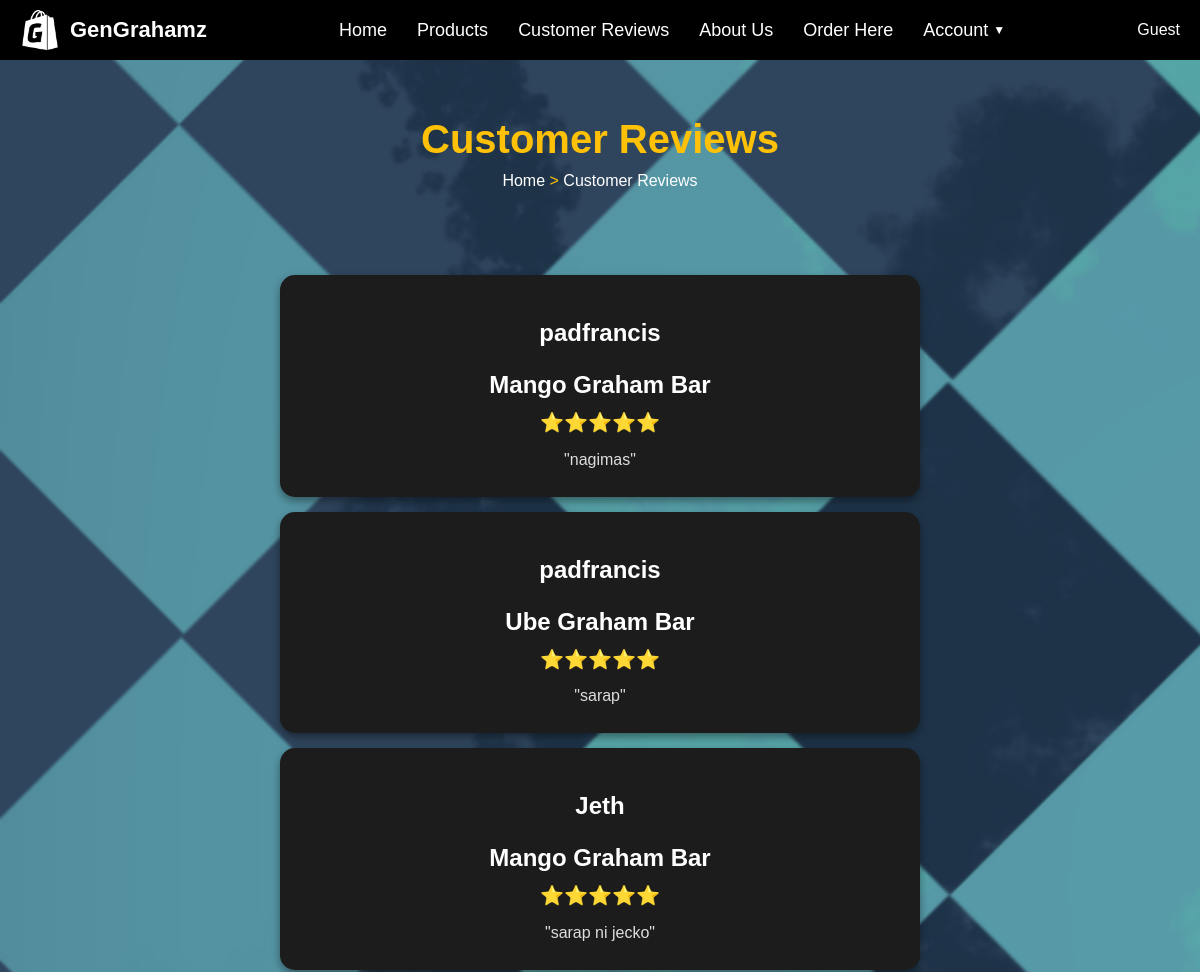
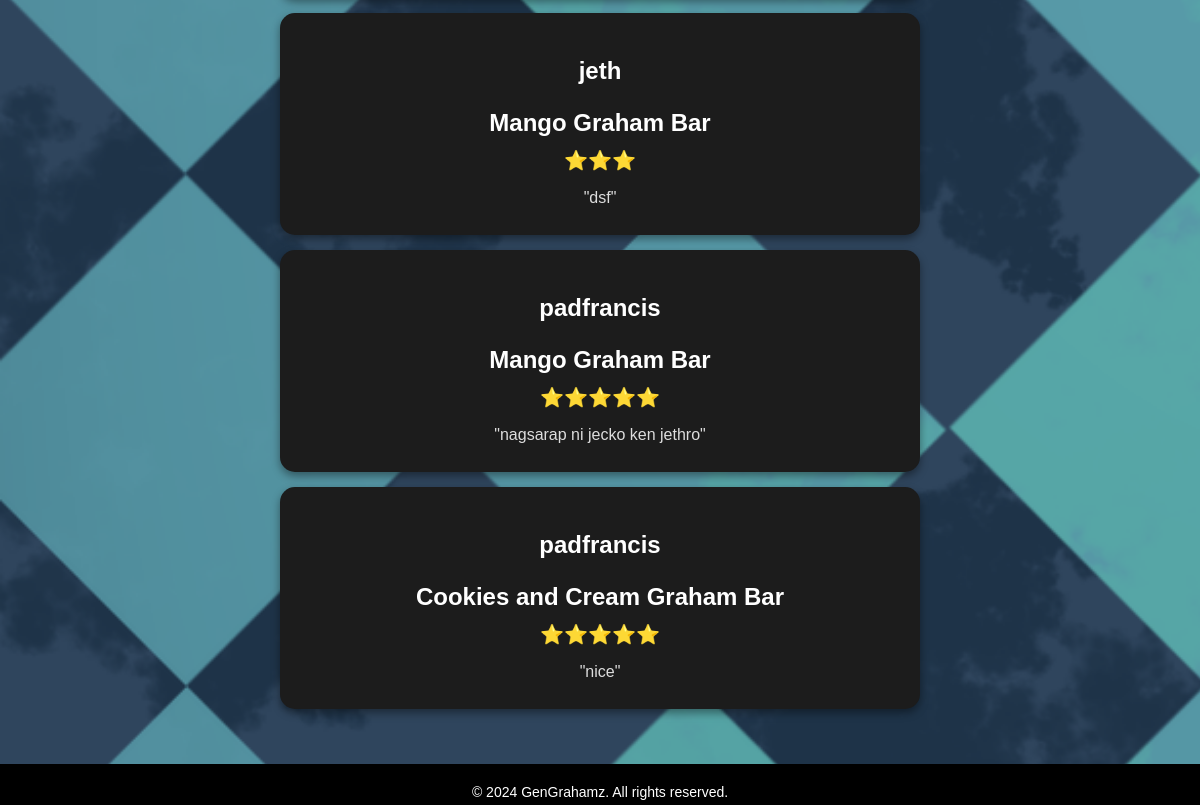
Screenshot of /reviews.php with the database file from the repository (2 pictures, top to bottom).
### tables this page shows
CREATE TABLE IF NOT EXISTS reviews (
    review_id INT AUTO_INCREMENT PRIMARY KEY,
    prod_name VARCHAR(50) NOT NULL, 
    username VARCHAR(50) NOT NULL,
    rating INT NOT NULL,
    comment TEXT NOT NULL,
    created_at TIMESTAMP DEFAULT CURRENT_TIMESTAMP,
    FOREIGN KEY (prod_name) REFERENCES products(prod_name),
    FOREIGN KEY (username) REFERENCES users(username)
);

### reviews.php (the view, shortened to what this page needs)
<?php
include '../web/assets/config/conn.php';
?>
<!DOCTYPE html>
<html lang="en">
<head>
  <link rel="stylesheet" href="assets/css/reviews.css">
</head>
<body>
<div class = "container">
    <nav class="navbar">
      <div class="logo">
        <a href="index.php">
          <img src="assets/images/logo2.png" alt="GenGrahamz Logo">
          <p>GenGrahamz</p>
        </a>
      </div>
      <ul class="nav-links">
        <li><a href="index.php">Home</a></li>
        <li class="dropdown">
          <a href="../web/products/product.php">Products</a>
        </li>
        <li><a href="reviews.php">Customer Reviews</a></li>
        <li><a href="about.php">About Us</a></li>
        <li><a href="contact.php">Order Here</a></li>
        <?php if (!isset($_SESSION['user'])): ?>
          <li class="dropdown">
            <a href="#">Account <span class="arrow">▼</span></a>
          </li>
        <?php endif; ?>
      </ul>
      <div class="user-info">
            <span class="username">
                <?php
                if (isset($_SESSION['user'])) {
                    echo htmlspecialchars("Hello! " . $_SESSION['user']);
                } else {
                    echo "Guest";
                }
                ?>
            </span>
        </div>
    </nav>
  </div>
  <header class="header">
    <div class="header-content">
      <h1>Customer Reviews</h1>
      <div class="about">
        <a href="index.php"><p>Home</p></a> &gt; <a href="reviews.php"><p>Customer Reviews</p></a>
        </div>
      </div>
  </header>
  <section class="reviews">
    <div class="container2">
        <?php
            try {
              $stmt = $conn->prepare("SELECT prod_name, username, rating, comment FROM reviews");
              $stmt->execute();
              $reviews = $stmt->fetchAll(PDO::FETCH_ASSOC);
              foreach ($reviews as $review) {
                echo "<div class = 'review'>";
                echo "<h3>" . htmlspecialchars($review['username']) . "</h3>";
                echo "<h3>" . htmlspecialchars($review['prod_name']) . "</h3>";
                echo "<p>" . str_repeat("⭐", htmlspecialchars($review['rating'])) . "</p>";
                echo "<p>\"" . htmlspecialchars($review['comment']) . "\"</p>";
                echo "</div>";
              }
            } catch (Exception $e) {
              echo "Error: " . $e->getMessage();
            }
          ?>
      </div>
</section>
<footer class="footer">
    <div class="container2">
        <p>&copy; <?php echo date("Y"); ?> GenGrahamz. All rights reserved.</p>
    </div>
</footer>
</body>
</html>

### assets/css/reviews.css (style rules this page uses)
body, ul, li, a, button, p { margin: 0; padding: 0; list-style: none; text-decoration: none; font-family: Arial, sans-serif; background-color: #000000; }
body { background-image: url('../images/bg.png'); background-repeat: no-repeat; background-size:cover; }
.container2 { margin: 0px auto; }
.navbar { display: flex; justify-content: space-between; align-items: center; background-color: #000; color: #fff; padding: 10px 20px; z-index: 100; }
.user-info { display: flex; align-items: center; gap: 15px; }
.user-info .username { font-size: 16px; color: #fff; }
.logo a { display: flex; align-items: center; }
.logo { display: flex; align-items: center; }
.logo img { height: 40px; margin-right: 10px; }
.logo p { color: white; font-size: 22px; font-weight: bold; background-color: #000; }
.nav-links { display: flex; align-items: center; gap: 30px; flex-grow: 1; justify-content: center; list-style: none; }
.nav-links li { position: relative; }
.nav-links a { color: rgb(255, 255, 255); font-size: 18px; transition: color 0.3s; display: flex; align-items: center; }
.arrow { margin-left: 5px; font-size: 12px; }
.about p, a { display:inline-flex; background-color: transparent; }
.header { color: #ffc107; text-align: center; padding: 30px 20px; }
.header h1 { font-size: 2.5rem; margin-bottom: 10px; background-color: transparent; }
.header p { font-size: 1rem; color: #fff; background-color: transparent; }
.reviews { padding: 40px 20px; color: white; text-align: center; }
.review { background-color: #1c1c1c; padding: 20px; border-radius: 15px; margin: 15px auto; max-width: 600px; box-shadow: 0 4px 8px rgba(0, 0, 0, 0.4); transition: transform 0.3s ease, box-shadow 0.3s ease; }
.review h3 { font-size: 1.5rem; margin-bottom: 10px; color: #ffffff; }
.review p { margin: 5px 0; font-size: 1rem; line-height: 1.5; color: #ddd; }
.review p:first-of-type { font-size: 1.2rem; margin-bottom: 10px; color: #ffc107; }
.review h3, p { background-color: #1c1c1c; }
footer { background-color: #000000; color: #ffffff; padding: 20px 0; text-align: center; width: 100%; bottom: 0; height: 1px; }
footer p { margin: 0; font-size: 14px; background-color: #000000; }
.footer { text-align: center; background-color: #000; color: #fff; padding: 20px 0; font-size: 14px; bottom: 0; }

### rows the page displays
reviews: username "padfrancis", prod_name "Mango Graham Bar", rating "⭐⭐⭐⭐⭐", comment "nagimas"
reviews: username "padfrancis", prod_name "Ube Graham Bar", rating "⭐⭐⭐⭐⭐", comment "sarap"
reviews: username "Jeth", prod_name "Mango Graham Bar", rating "⭐⭐⭐⭐⭐", comment "sarap ni jecko"
reviews: username "jeth", prod_name "Mango Graham Bar", rating "⭐⭐⭐", comment "dsf"
reviews: username "padfrancis", prod_name "Mango Graham Bar", rating "⭐⭐⭐⭐⭐", comment "nagsarap ni jecko ken jethro"
reviews: username "padfrancis", prod_name "Cookies and Cream Graham Bar", rating "⭐⭐⭐⭐⭐", comment "nice"
